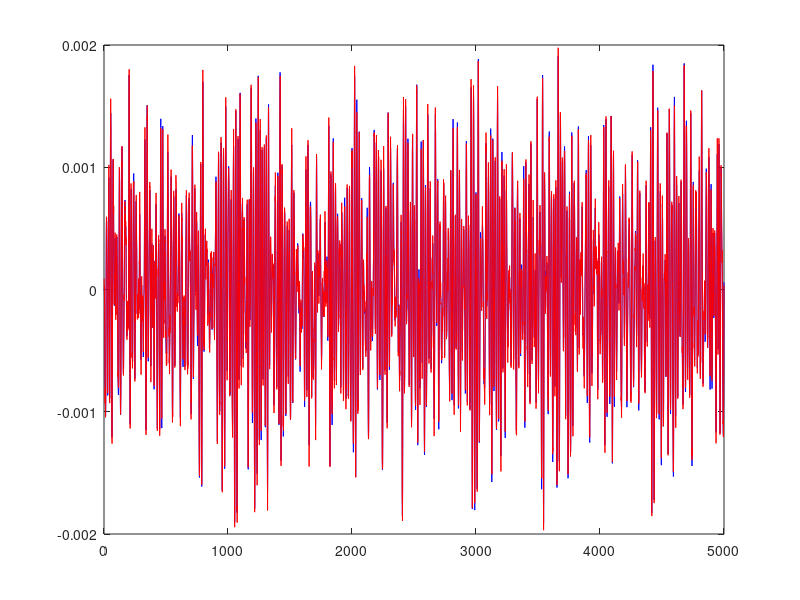

The MATLAB source for this figure: (Note: this script raises an error after producing the figure.)
% Bouc Wen Benchmark identification using FL-CMO
% Simone Pirrera
clear; close all; clc;

% Load data
Ntrain = 5000;
Nvalid = 5000;
load('boucwen_data.mat');
u_train = u; y_train = y';
% Normalization
sigma_y = 1/std(y_train);
utrain = {u_train(1:Ntrain)};

% Add noise: gaussian with variance 8e-3
std_eta = (8e-3)^2;
eta = std_eta*randn(Ntrain,1);
figure, plot(y_train(1:Ntrain),'b')
y_train(1:Ntrain) = y_train(1:Ntrain) + eta;
hold on, plot(y_train(1:Ntrain),'r')
y_train(1:Ntrain) = y_train(1:Ntrain) + eta;

ytrain = {y_train(1:Ntrain)*sigma_y};
uvalid = u_train(Ntrain+1:Ntrain+Nvalid);
yvalid = y_train(Ntrain+1:Ntrain+Nvalid);
eta_valid = std_eta*randn(length(yvalid),1);
yvalid = (yvalid + eta_valid)*sigma_y;

load('Test signals\Validation signals\uval_multisine.mat')
load('Test signals\Validation signals\yval_multisine.mat')
utest = uval_multisine';
ytest = yval_multisine'*sigma_y;

%% Training
% Results file
print_to_file = false;
if print_to_file
    fileID = fopen("results\\r01.txt","a");
else
    fileID = 1;
end

% Define network
numExperiments = length(utrain);
n = 3; [Nn,N_layers] = structureNNOE('8 8');
fprintf(fileID, "####### n = %d, Nn = [%d,%d] #######\n", n, Nn);
dim_u = size(utrain{1},2); dim_y = size(ytrain{1},2);

% Initialization of the hoptimization variables
[Net, numParams] = initializeMultiLayerNNOE(n, Nn, dim_u, dim_y);
N = Ntrain;
Net.numParams = numParams;
fprintf(fileID,"number of parameters: %d\n", Net.numParams);
fprintf(fileID,"number of training data: %d\n", Ntrain);

% Algorithm parameters
param.Ts = 2e-3;
param.max_iter = 10000;
param.K = 10;
param.rho = 1e-3; % Regularization cofficient
param.display_skip = 25;
param.tol = 1e-4;
param.ask_continue = 1000+1;
param.printFile = fileID;
param.method = "QR";

% Initialization
x0 = [];

% RUN FL-CMO
tic
[Net,sol,iter] = train_nnoe(Net,utrain,ytrain,x0,param);
time_cmo = toc;
fprintf(fileID, 'time: %.2f seconds\n', time_cmo);
fprintf(1, 'time: %.2f seconds\n', time_cmo);

% Plots
idx_out = 1;
figure, plot(1:iter, sol(1:numParams,1:iter));
title('Evolution of parameters estimate', 'FontSize',20);

% Simulation on training data: check overfitting
for ee = 1:length(utrain)
    for jj = 1:dim_y
        y_sim_train = simulateMultiLayerNNOE(Net, utrain{ee}, ytrain{ee}(1:Net.n,:));
        FIT_train(jj) = 100*(1-norm(y_sim_train(:,jj)-ytrain{ee}(:,jj))/norm(ytrain{ee}(:,jj)-mean(ytrain{ee}(:,jj))));
        fprintf(fileID, 'FIT training output %d: %.2f%%\n', ee, FIT_train);
        figure, plot(ytrain{ee}(:,jj)), hold on; plot(y_sim_train(:,jj));
        legend('true training output','simulated training output','FontSize',20);
        title('Training data','FontSize',20);
    end
end

%% Validation 
idx_out = 1;
Nvalid = length(yvalid);
y0 = yvalid(1:Net.n,idx_out);
y_sim_valid = simulateMultiLayerNNOE(Net, uvalid, y0);
y_sim_valid = y_sim_valid/sigma_y;
yvalid = yvalid/sigma_y;
figure, plot(yvalid), hold on; plot(y_sim_valid);
legend('true validation output 1','simulated validation output 1', 'FontSize',20);
title('Validation','FontSize',20);    
RMSE_valid = sqrt((1/(Nvalid))*sum((y_sim_valid(:,1)-yvalid(:,1)).^2));
FIT_valid = 100*(1-norm(y_sim_valid-yvalid)/norm(yvalid-mean(yvalid)));
fprintf(fileID, 'validation RMSE: %e\n', RMSE_valid);
fprintf(fileID, 'validation FIT: %.2f%%\n', FIT_valid);

%% TEST
Ntest = length(ytest);
y0 = ytest(1:Net.n,idx_out);
y_sim_test = simulateMultiLayerNNOE(Net, utest, y0);
y_sim_test = y_sim_test/sigma_y;
ytest = ytest/sigma_y;
figure, plot(ytest), hold on; plot(y_sim_test);
legend('true test output 1','simulated test output 1', 'FontSize',20);
title('Test','FontSize',20);    
RMSE_test = sqrt((1/(Ntest))*sum((y_sim_test(:,1)-ytest(:,1)).^2));
FIT_test = 100*(1-norm(y_sim_test-ytest)/norm(ytest-mean(ytest)));
fprintf(fileID, 'Test RMSE: %e\n', RMSE_test);
fprintf(fileID, 'Test FIT: %.2f%%\n', FIT_test);

if print_to_file
    fclose(fileID);
end
save res01.mat Net RMSE_test FIT_test time_cmo param
